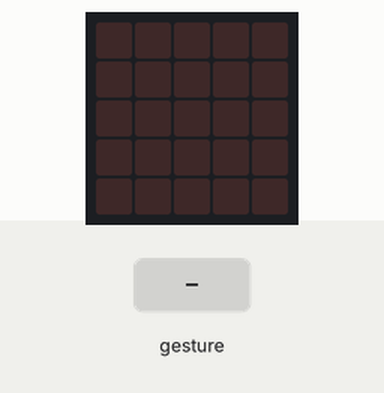
This program was run on a simulated BBC micro:bit running MicroPython. Parts: the board's 5×5 LED display. The inputs (shaded band) are chosen by the test bench. Random numbers come from a fixed seed; a tilt is held for 1.5 s and a shake lasts 1 s, then the board lies face up again; the 48×5 strip is a reading aid, not a part: it shows the text the display is scrolling, unrolled, one strip-width of it at a time.

Above: at 1.2 s.
1.3 s: gesture 'shake'
At 2.7 s:
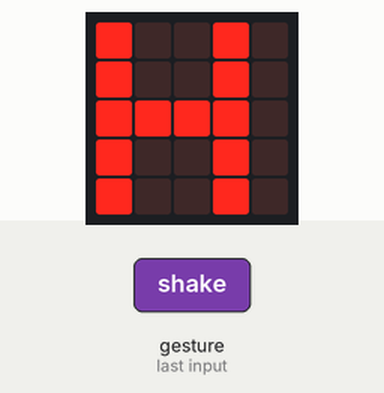
At 6.9 s:
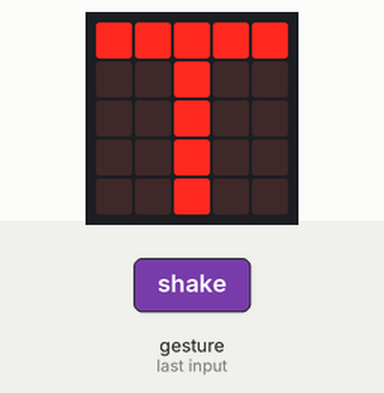
Timing chart, 0 to 8.4 s (numbered marks = the images above; inputs shaded):
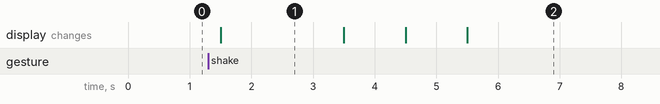

Measured:
- after the input at 1.3 s, the display: changes after 0.20 s (image 1)
- what the display in image 1 shows lasts 2.0 s, from 1.5 s to 3.5 s

The program:

coinflip10.py
```python
# Write your code here :-)
from microbit import *
import random

heads = 0
tails = 0

while True:
    if accelerometer.was_gesture("shake"):
        for flipcounter in range(1, 11):
            num = random.randint(1, 2)
            # consider 1 a head and 2 a tail
            if (num == 1):
                # head
                display.show("H")
                heads += 1
            else:
                display.show("T")
                tails += 1
            sleep(1000)
        display.scroll(str(heads)+" H "+str(tails)+"T")
        heads = 0
        tails = 0
```
